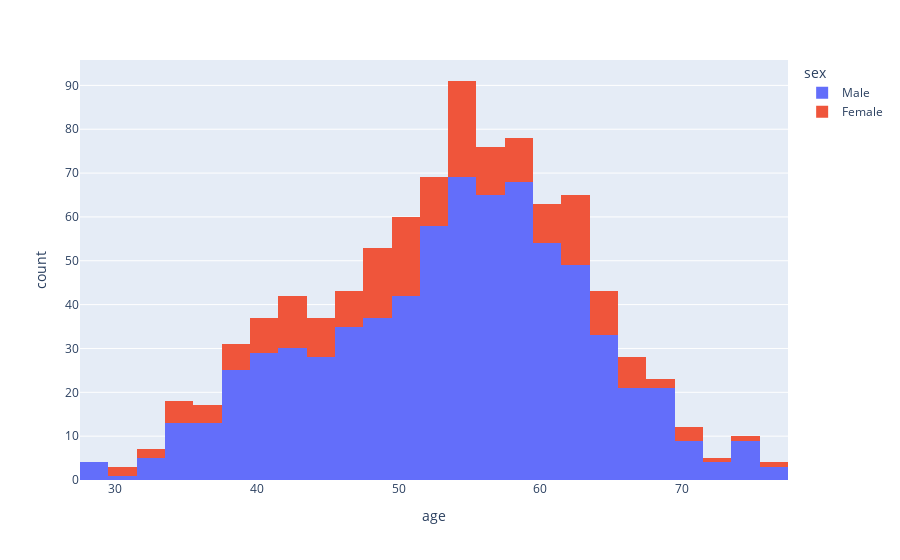

Notebook source saved alongside this figure:
### Code cell
#create a histogram of age column and color it by sex column using plotly

plt.figure(figsize=(8,5))
fig = px.histogram(df,x="age",color="sex")
fig.show()

### Figure 1 — Plotly figure (JSON) as saved in the notebook; plotly's stock layout.template omitted (floating-point values rounded to 4 significant figures; data arrays with more than 128 entries replaced by an {"elided": "..."} marker saying what was removed)
{"data": [{"alignmentgroup": "True", "bingroup": "x", "hovertemplate": "sex=Male<br>age=%{x}<br>count=%{y}<extra></extra>", "legendgroup": "Male", "marker": {"color": "#636efa", "pattern": {"shape": ""}}, "name": "Male", "offsetgroup": "Male", "orientation": "v", "showlegend": true, "type": "histogram", "x": {"elided": "725 int values"}, "xaxis": "x", "yaxis": "y"}, {"alignmentgroup": "True", "bingroup": "x", "hovertemplate": "sex=Female<br>age=%{x}<br>count=%{y}<extra></extra>", "legendgroup": "Female", "marker": {"color": "#EF553B", "pattern": {"shape": ""}}, "name": "Female", "offsetgroup": "Female", "orientation": "v", "showlegend": true, "type": "histogram", "x": {"elided": "194 int values"}, "xaxis": "x", "yaxis": "y"}], "layout": {"barmode": "relative", "legend": {"title": {"text": "sex"}, "tracegroupgap": 0}, "margin": {"t": 60}, "xaxis": {"anchor": "y", "domain": [0, 1], "title": {"text": "age"}}, "yaxis": {"anchor": "x", "domain": [0, 1], "title": {"text": "count"}}}}
